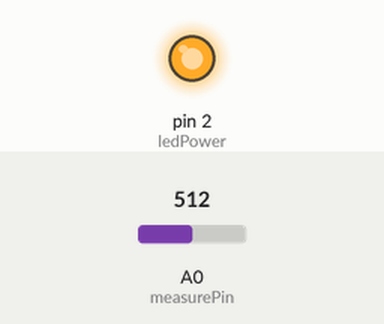
Simulated run of this sketch. Board: Arduino Uno, built with avr-gcc and run on an emulated ATmega328P. Parts: output pins drawn as LEDs (lit = HIGH). Inputs (shaded band) come from the test bench; at power-on: A0 (measurePin) = 512. What the sketch prints to the serial monitor is not drawn.

Above: at 0.1 s.
Timing chart, 0 to 1.6 s (numbered marks = the images above):
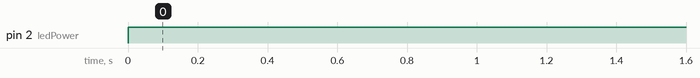

Measured:
- by itself, pin 2 (ledPower): LOW → HIGH at 0.00 s

The sketch:

pm.ino
```cpp
#include <SoftwareSerial.h>
SoftwareSerial ArduinoUno(7,8); //Rx , Tx
String f;
int measurePin = 0; //Connect dust sensor to Arduino A0 pin
int ledPower = 2; //Connect 3 led driver pins of dust sensor to Arduino D2int samplingTime = 280;
int samplingTime = 280;
int deltaTime = 40;
int sleepTime = 9680;
float voMeasured = 0;
float calcVoltage = 0;
float dustDensity = 0;

void setup(){
Serial.begin(9600);
pinMode(ledPower,OUTPUT);
ArduinoUno.begin(115200);
}

void loop(){
digitalWrite(ledPower,LOW); // power on the LED
delayMicroseconds(samplingTime);
voMeasured = analogRead(measurePin); // read the dust value

delayMicroseconds(deltaTime);
digitalWrite(ledPower,HIGH); // turn the LED off
delayMicroseconds(sleepTime);


calcVoltage = voMeasured * (5.0 / 1024.0);


dustDensity = 0.17 * calcVoltage - 0.1;


ArduinoUno.print(String(dustDensity*1000));

Serial.print(" - Dust Density: ");
Serial.print(dustDensity * 1000); // 這裡將數值呈現改成較常用的單位( ug/m3 )
Serial.println(" ug/m3 ");
delay(1000);

   //傳送字串
}
```
